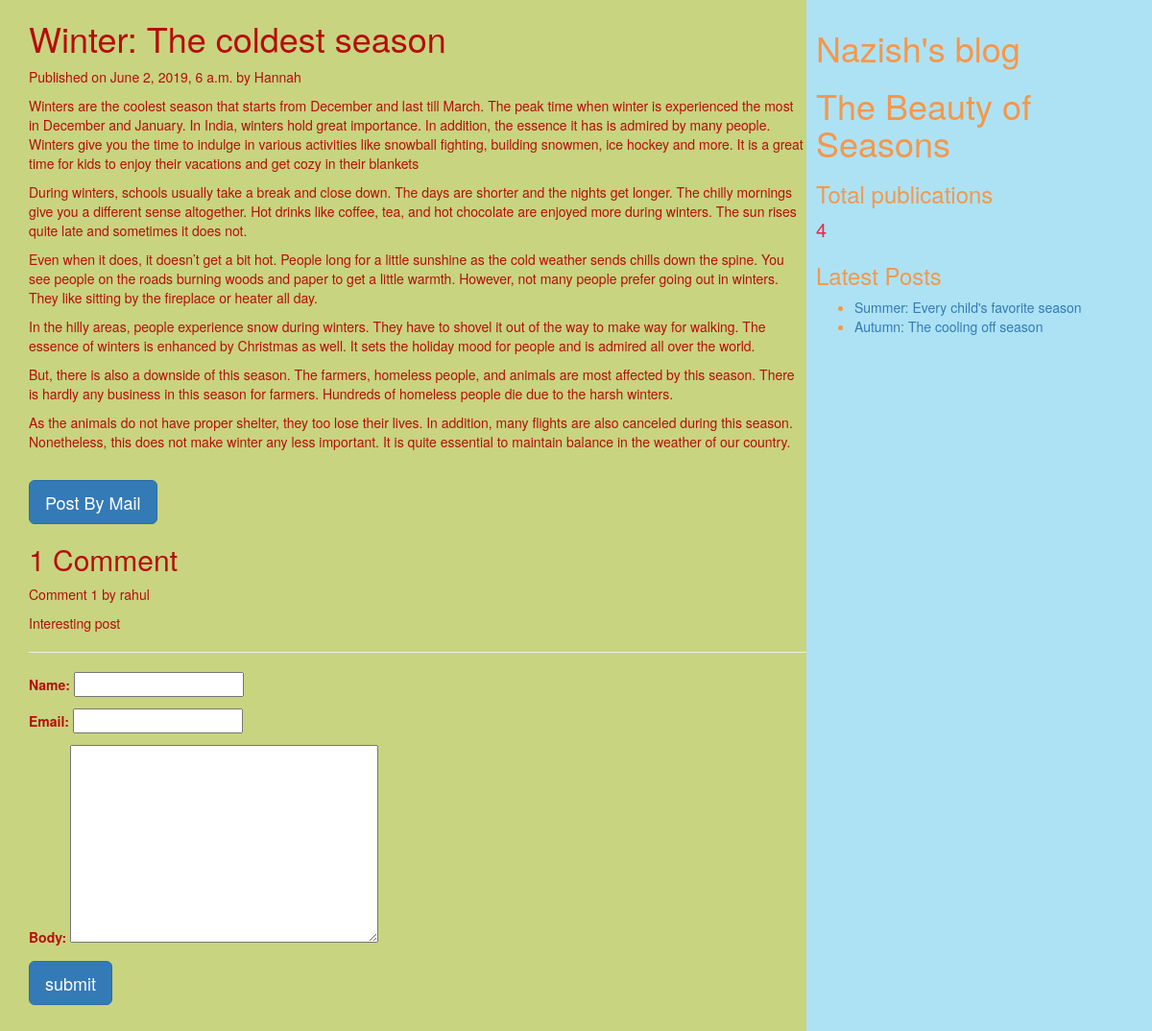
/2019/06/02/winter-coldest-season/, run on the app's committed database.
### myapp/models.py (models this page shows, shortened)
class Post(models.Model):
        tags=TaggableManager()
        STATUS_CHOICE=(('draft','Draft'),('published','Published'))
        title=models.CharField(max_length=200)
        slug=models.SlugField(max_length=50,unique_for_date='publish')
        author=models.ForeignKey(User,related_name='blog_posts',on_delete=models.CASCADE)
        body=models.TextField()
        publish=models.DateTimeField(default=timezone.now)
        created=models.DateTimeField(auto_now_add=True)
        updates=models.DateTimeField(auto_now=True)
        status=models.CharField(max_length=20,choices=STATUS_CHOICE,default='draft')
        objects=CustomManager()#create the object w.r.t the specification of CustomManager class
        class Meta:
            ordering=('publish',)

class Comment(models.Model):
    post=models.ForeignKey(Post,related_name="comments",on_delete=models.CASCADE)
    name=models.CharField(max_length=30,default='')
    email=models.EmailField()
    body=models.TextField()
    created=models.DateTimeField(auto_now_add=True)
    updated=models.DateTimeField(auto_now_add=True)
    active=models.BooleanField(default=True)
    class Meta:
        ordering=('created',)

### myapp/views.py (the view, shortened to what this page needs)
# urls.py: url(r'(?P<year>\d{4})/(?P<month>\d{2})/(?P<day>\d{2})/(?P<post>[-\w]+)/$',views.post_detail_view,name='post_detail'),
def post_detail_view(request,year,month,day,post):
    post=get_object_or_404(Post,slug=post,publish__year=year,publish__month=month,publish__day=day)
    comments=post.comments.filter(active=True)
    csubmit=False
    form=CommentForm()
    d={'post':post,'form':form,'csubmit':csubmit,'comments':comments}
    return render(request,'myapp/post_detail.html',d)

### myapp/forms.py
class CommentForm(forms.ModelForm):
    class Meta:
        model=Comment
        fields=('name','email','body')

### myapp/models.py (called while the page is built)
    def get_queryset(self):
        return super().get_queryset().filter(status='published') #calling the method i.e get_queryset() that is present in parent class and that parent class is models.manager

### myapp/templatetags/mytags.py (called while the page is built)
@register.simple_tag#using register variable we are accessing simple_tag
def total_posts():
    return Post.objects.count()#returns totak number of posts

@register.inclusion_tag ('myapp/latest_post.html')
def show_latest_posts(count=2):
    latest_posts=Post.objects.order_by('-publish')[:count]
    return {'latest_posts':latest_posts}

### templates/myapp/post_detail.html (shortened to what this page needs)
<html>
    {%extends "myapp/parent.html" %}
        {% block content_block %}
        <h1>{{post.title}}</h1>
        <p>Published on {{post.publish}} by {{post.author|title}}</p>
        {{post.body|linebreaks}}  <br>
        <a href="/{{post.id}}/share" class='btn btn-lg btn-primary'>Post By Mail</a>
        {% with comments.count as comments_count %}
        <h2>{{comments_count}} Comment{{comments_count|pluralize}} </h2>
        {% endwith %}
        {% if comments %}
        {% for c in comments%}
        <p>Comment {{forloop.counter}} by {{c.name}}</p>
        <div>
            {{c.body|linebreaks}}
        </div>
        <hr>
        {% endfor %}
        {% else %}
        <p style="color: black; font-size: 30px; font-style: italic; border-bottom: 2px red solid;">There are no Comments </p>
        {% endif %}
        {% if csubmit %}
        <h2>Your comment has been added succesfully. Thank You!</h2>
        {%else%}
        <form method="post">
            {{form.as_p}}
            <input type="submit" class="btn btn-lg btn-primary" value="submit">
        </form>
        {% endif %}
        {% endblock %}

### templates/myapp/latest_post.html
<html>
    <ul>
    {% for post in latest_posts %}
    <li>
        <a href="{post.get_absolute_url}">{{post.title}}</a>
    </li>
    {% endfor %}
    </ul>
</html>

### data on the page
Post: title "Winter: The coldest season", publish "June 2, 2019, 6 a.m.", author "Hannah", body "Winters are the coolest season that starts from December and last till March. The peak time when winter is experienced the most in December and January. In India, winters hold great importance. In addition, the essence it has is admired by many people. Winters give you the time to indulge in various activities like snowball fighting, building snowmen, ice hockey and more. It is a great time for kids to enjoy their vacations and get cozy in their blankets During winters, schools usually take a break and close down. The days are shorter and the nights get longer. The chilly mornings give you a different sense altogether. Hot drinks like coffee, tea, and hot chocolate are enjoyed more during…"
Comment: name "rahul", body "Interesting post"
Post: title "Summer: Every child's favorite season"
Post: title "Autumn: The cooling off season"

### other printed values
{{ comments_count }} "1"
